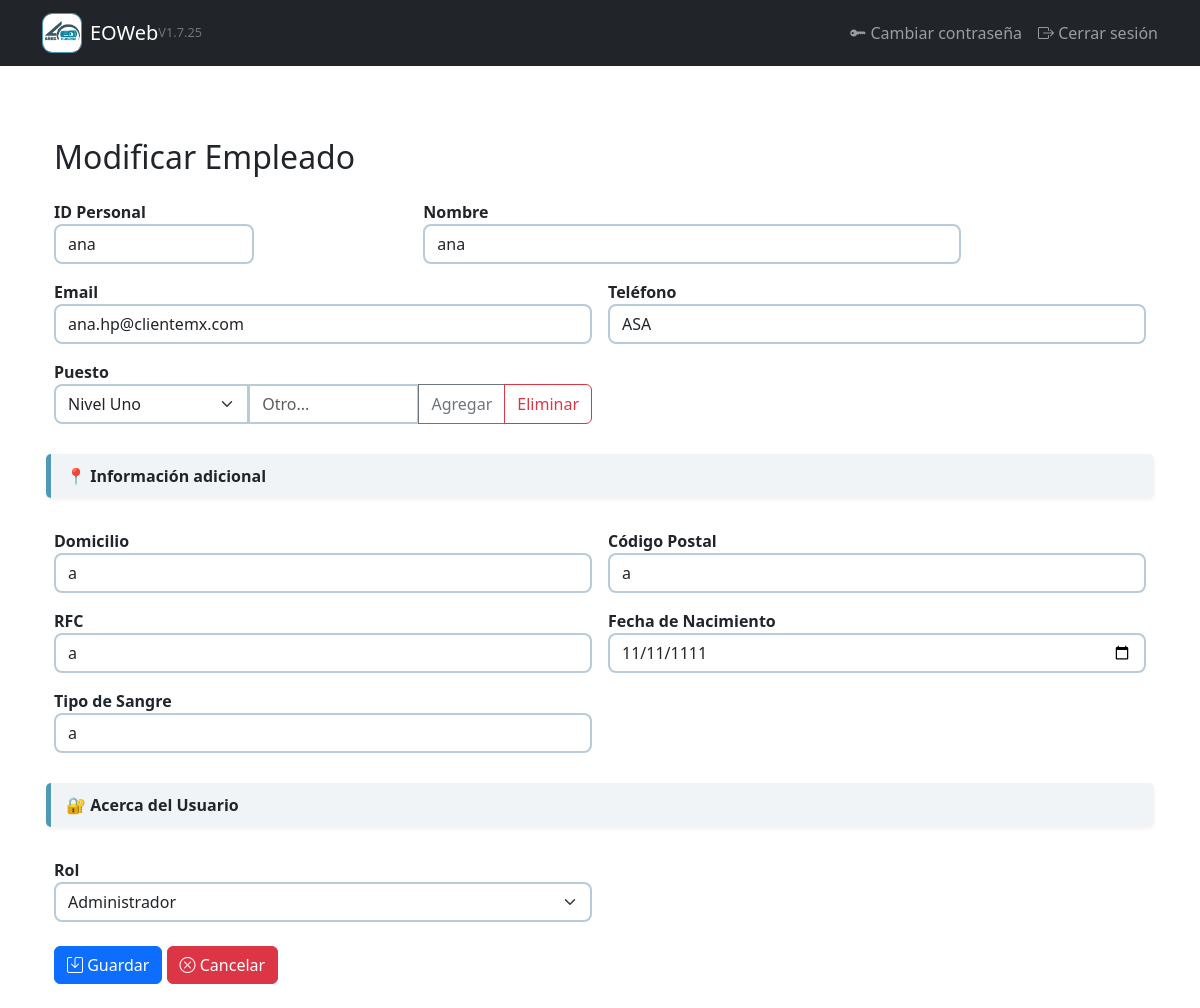
The app's page /empleados/modificar/5/ (signed in) with its own data.
### gestion/models.py (models this page shows, shortened)
class Empleado(models.Model):
    id_personal = models.CharField(max_length=20, unique=True, null=True, blank=True)
    usuario = models.OneToOneField(User, on_delete=models.CASCADE, null=True, blank=True)
    nombre = models.CharField(max_length=100)
    email = models.EmailField(unique=True)
    telefono = models.CharField(max_length=20, blank=True)
    puesto_antiguo = models.CharField(max_length=100, null=True, blank=True)  # renombrado
    puesto = models.ForeignKey(Puesto, on_delete=models.SET_NULL, null=True, blank=True)
    domicilio = models.CharField(max_length=255, blank=True, null=True)
    codigo_postal = models.CharField(max_length=10, blank=True, null=True)
    rfc = models.CharField(max_length=13, blank=True, null=True)
    fecha_nacimiento = models.DateField(null=True, blank=True)
    tipo_sangre = models.CharField(max_length=5, blank=True, null=True)

class Puesto(models.Model):
    nombre = models.CharField(max_length=100, unique=True)

### gestion/views.py (the view, shortened to what this page needs)
# urls.py: path('empleados/modificar/<int:empleado_id>/',views.modificar_empleado, name='modificar_empleado'),
@login_required
def modificar_empleado(request, empleado_id):
    empleado = get_object_or_404(Empleado, id=empleado_id)
    if not request.user.is_superuser and not request.user.groups.filter(name='Administrador').exists():
        return redirect('lista_empleados')
    grupos_usuario = empleado.usuario.groups.values_list('name', flat=True)
    puestos = Puesto.objects.all()
    return render(request, 'gestion/modificar_empleado.html', {
        'empleado': empleado,
        'empleado_grupo': grupos_usuario,
        'puestos': puestos
    })

### gestion/templates/gestion/modificar_empleado.html (shortened to what this page needs)
{% extends "gestion/base.html" %}
{% load static %}
{% block content %}
<div class="container mt-5">
  <h2 class="mb-4">Modificar Empleado</h2>
  <form method="post" class="row g-3">
    <div class="col-md-4">
      <label>ID Personal</label>
      <input type="text" name="id_personal" class="form-control" value="{{ empleado.id_personal }}" readonly style="width: 200px;">
    </div>
    <div class="col-md-6">
      <label>Nombre</label>
      <input type="text" name="nombre" class="form-control" value="{{ empleado.nombre }}" required>
    </div>
    <div class="col-md-6">
      <label>Email</label>
      <input type="email" name="email" class="form-control" value="{{ empleado.email }}" required>
    </div>
    <div class="col-md-6">
      <label>Teléfono</label>
      <input type="text" name="telefono" class="form-control" value="{{ empleado.telefono }}">
    </div>
        <div class="col-md-6">
      <label for="puesto">Puesto</label>
      <div class="input-group">
        <select id="puesto" name="puesto" class="form-select">
          {% for p in puestos %}
            <option value="{{ p.nombre }}" {% if empleado.puesto.nombre == p.nombre %}selected{% endif %}>
              {{ p.nombre }}
            </option>
          {% endfor %}
        </select>
        <input type="text" id="nuevo-cargo" class="form-control" placeholder="Otro...">
        <button type="button" class="btn btn-outline-secondary" onclick="agregarCargo()">Agregar</button>
        <button type="button" class="btn btn-outline-danger" onclick="eliminarCargo()">Eliminar</button>
      </div>
    </div>
    <div class="section-header">📍 Información adicional</div>
    <div class="col-md-6">
      <label>Domicilio</label>
      <input type="text" name="domicilio" class="form-control" value="{{ empleado.domicilio }}">
    </div>
    <div class="col-md-6">
      <label>Código Postal</label>
      <input type="text" name="codigo_postal" class="form-control" value="{{ empleado.codigo_postal }}">
    </div>
    <div class="col-md-6">
      <label>RFC</label>
      <input type="text" name="rfc" class="form-control" value="{{ empleado.rfc }}">
    </div>
    <div class="col-md-6">
      <label>Fecha de Nacimiento</label>
      <input type="date" name="fecha_nacimiento" class="form-control" value="{{ empleado.fecha_nacimiento|date:'Y-m-d' }}">
    </div>
    <div class="col-md-6">
      <label>Tipo de Sangre</label>
      <input type="text" name="tipo_sangre" class="form-control" value="{{ empleado.tipo_sangre }}">
    </div>
    <div class="section-header">🔐 Acerca del Usuario</div>
    <div class="col-md-6">
      <label for="rol">Rol</label>
      <select name="rol" class="form-select">
        <option value="Administrador" {% if "Administrador" in empleado_grupo %}selected{% endif %}>Administrador</option>
      </select>
    </div>
    <div class="col-12 mt-4">
        <button type="submit" class="btn btn-primary">
            <i class="bi bi-save"></i> Guardar
        </button>
        <a href="{% url 'lista_empleados' %}" class="btn btn-danger">
            <i class="bi bi-x-circle"></i> Cancelar
        </a>
    </div>
  </form>
</div>
{% endblock %}

### gestion/static/gestion/css/forms.css (style rules this page uses)
.section-header { background-color: #f0f4f7; padding: 10px 15px; border-left: 5px solid #4f99b7; border-radius: 5px; margin-top: 30px; margin-bottom: 15px; font-weight: bold; box-shadow: 0 2px 4px rgba(0,0,0,0.05); }
label { font-weight: bold; }
input.form-control, select.form-select, textarea.form-control { border: 2px solid #b8cbd9; border-radius: 8px; box-shadow: none; transition: border-color 0.3s ease; }

### records on screen
Empleado: id_personal "ana", nombre "ana", email "ana.hp@clientemx.com", telefono "ASA", puesto "Nivel Uno", domicilio "a", codigo_postal "a", rfc "a", fecha_nacimiento "11/11/1111", tipo_sangre "a"
